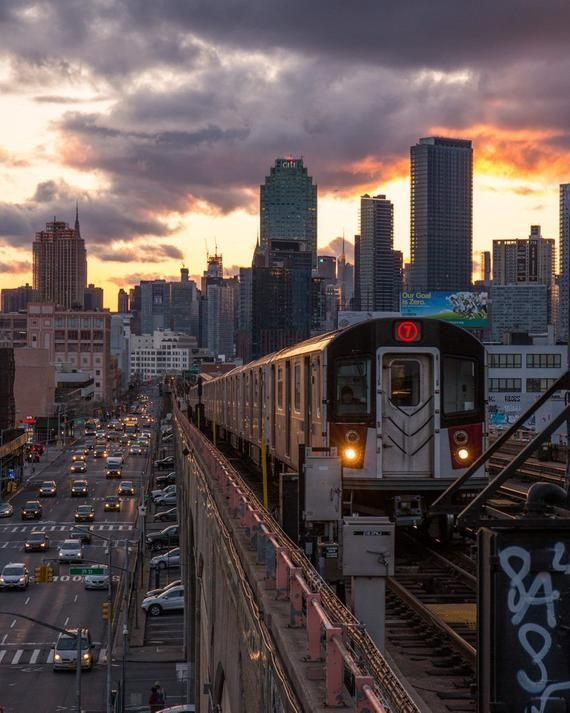
#> input picture images/city.jpg, 570 x 713 px
$ python index.py
#> lines starting #> are read from the running program, lines starting #| are printed output that depends on the picture; after the words box and inside, x2 and y2 are one past the last pixel; in counts of white or black regions, pixels touching at a corner belong together
#> further down, image is the input picture: shape (713, 570, 3); mean B, G, R 82.7, 82.3, 94
# install jangan lupa
import numpy as np
import cv2

# scan jarak antara objek dan kamera
# github.com/veldanava
# run: python index.py

# mark objek
def find_marker(image):
	# convert ke filter grayscale untuk mendeteksi setiap sisi
	gray = cv2.cvtColor(image, cv2.COLOR_BGR2GRAY)
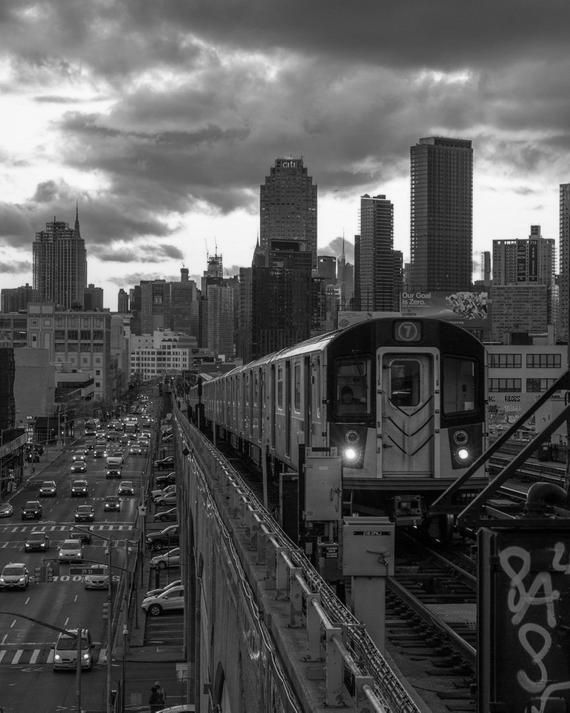
#> gray: shape (713, 570); min 0, max 253, mean 85.8
	gray = cv2.GaussianBlur(gray, (5, 5), 0)
	edged = cv2.Canny(gray, 35, 125)
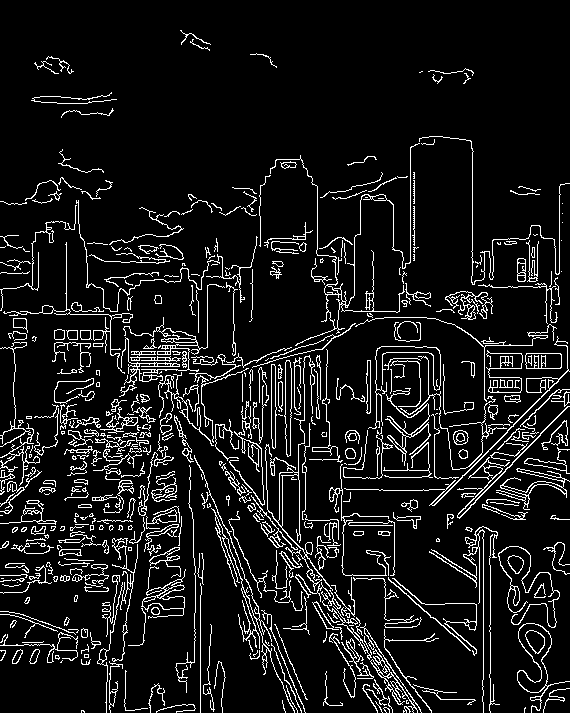
#> edged: shape (713, 570); 9.2% white in thin lines or dots
	(cnts, _) = cv2.findContours(edged.copy(), cv2.RETR_LIST, cv2.CHAIN_APPROX_SIMPLE)
#> cnts = 786 contours, 505 with area under 20; largest, box (x1, y1, x2, y2) and area: (517, 623, 570, 713) 1404, (517, 623, 552, 693) 1290, (270, 143, 420, 346) 691, (141, 569, 186, 619) 592, (525, 353, 562, 369) 532
	c = max(cnts, key = cv2.contourArea)
#> c = contour of 167 points, box (x1, y1, x2, y2) (517, 623, 570, 713), area 1404
	# compute bounding box
	return cv2.minAreaRect(c)

# jarak ke kamera
def distance_to_camera(knownWidth, focalLength, perWidth):
	return (knownWidth * focalLength) / perWidth

# init jarak kamera ke objek
KNOWN_DISTANCE = 24.0

# init jarak objek yang tertangkap
KNOWN_WIDTH = 11.0

# contoh
IMAGE_PATHS = ["images/city.jpg"]

# load objek trus scan jaraknya
image = cv2.imread(IMAGE_PATHS[0])
marker = find_marker(image)
#> marker = ((536.5, 664.7), (47.68, 85.59), -22.44)
focalLength = (marker[1][0] * KNOWN_DISTANCE) / KNOWN_WIDTH
#> focalLength = 104

# loop
for imagePath in IMAGE_PATHS:
	# load objek trus kasih tanda pake marker
	image = cv2.imread(imagePath)
	marker = find_marker(image)
	inches = distance_to_camera(KNOWN_WIDTH, focalLength, marker[1][0])
#> inches = 24

	# display
	box = np.intp(cv2.boxPoints(marker))
#> box = [[530, 713], [498, 634], [542, 616], [574, 695]]
	cv2.drawContours(image, [box], -1, (0, 255, 0), 2)
	cv2.putText(image, "%.2fmeter" % (inches / 12),
		(image.shape[1] - 200, image.shape[0] - 20), cv2.FONT_HERSHEY_SIMPLEX,
		2.0, (0, 255, 0), 3)
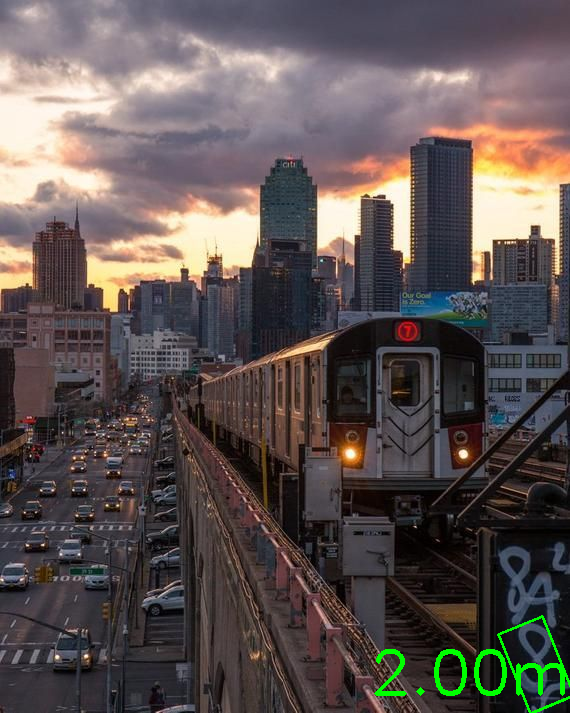
#> image: shape (713, 570, 3); mean B, G, R 82.4, 83.9, 93.7
	cv2.imshow("hasil scan jarak", image)
	cv2.waitKey(0)
